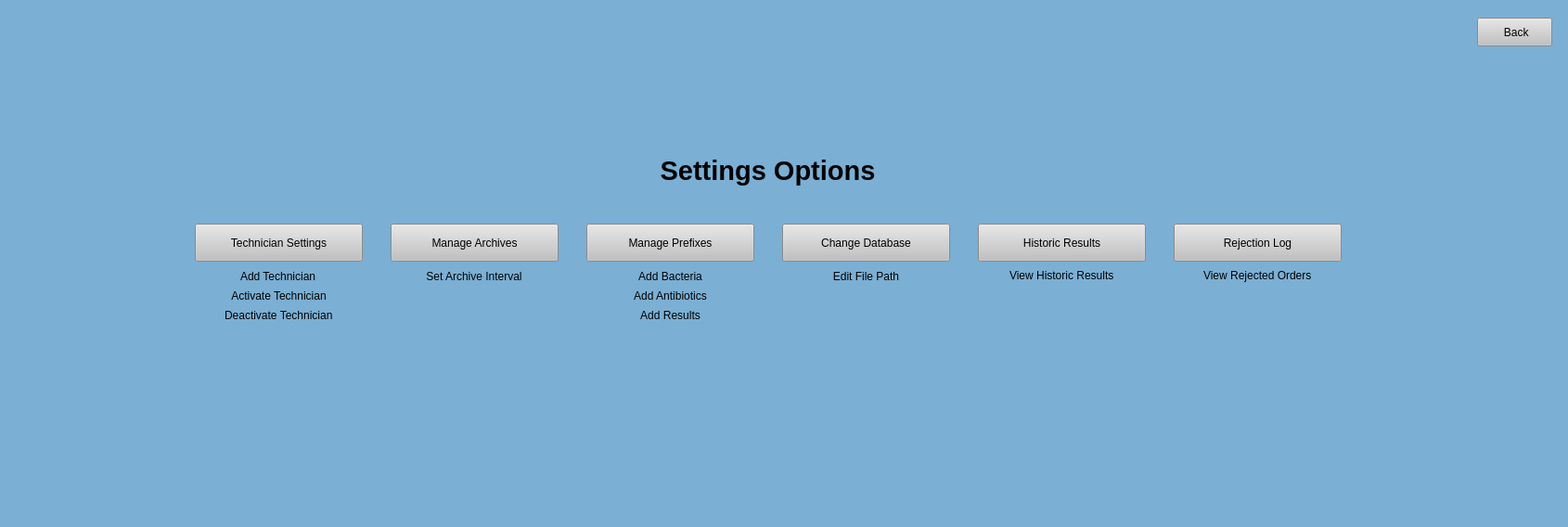
<?xml version="1.0" encoding="UTF-8"?>
<ui version="4.0">
 <class>MainWindow</class>
 <widget class="QMainWindow" name="MainWindow">
  <property name="geometry">
   <rect>
    <x>0</x>
    <y>0</y>
    <width>1690</width>
    <height>568</height>
   </rect>
  </property>
  <property name="sizePolicy">
   <sizepolicy hsizetype="Fixed" vsizetype="Fixed">
    <horstretch>0</horstretch>
    <verstretch>0</verstretch>
   </sizepolicy>
  </property>
  <property name="minimumSize">
   <size>
    <width>1410</width>
    <height>408</height>
   </size>
  </property>
  <property name="windowTitle">
   <string>MainWindow</string>
  </property>
  <property name="styleSheet">
   <string notr="true">background-color: rgb(123, 175, 212);</string>
  </property>
  <widget class="QWidget" name="centralwidget">
   <layout class="QGridLayout" name="gridLayout">
    <item row="10" column="1">
     <spacer name="verticalSpacer_2">
      <property name="orientation">
       <enum>Qt::Vertical</enum>
      </property>
      <property name="sizeType">
       <enum>QSizePolicy::MinimumExpanding</enum>
      </property>
      <property name="sizeHint" stdset="0">
       <size>
        <width>20</width>
        <height>0</height>
       </size>
      </property>
     </spacer>
    </item>
    <item row="1" column="1">
     <spacer name="horizontalSpacer">
      <property name="orientation">
       <enum>Qt::Horizontal</enum>
      </property>
      <property name="sizeType">
       <enum>QSizePolicy::MinimumExpanding</enum>
      </property>
      <property name="sizeHint" stdset="0">
       <size>
        <width>5</width>
        <height>20</height>
       </size>
      </property>
     </spacer>
    </item>
    <item row="1" column="2" alignment="Qt::AlignHCenter|Qt::AlignVCenter">
     <widget class="QPushButton" name="back">
      <property name="minimumSize">
       <size>
        <width>81</width>
        <height>31</height>
       </size>
      </property>
      <property name="maximumSize">
       <size>
        <width>81</width>
        <height>31</height>
       </size>
      </property>
      <property name="cursor">
       <cursorShape>PointingHandCursor</cursorShape>
      </property>
      <property name="styleSheet">
       <string notr="true">QPushButton:hover {
	 background-color: rgb(210, 210, 210);
}

QPushButton {
	background-color: rgb(193, 193, 193);
}</string>
      </property>
      <property name="text">
       <string> Back</string>
      </property>
     </widget>
    </item>
    <item row="1" column="3">
     <spacer name="horizontalSpacer_6">
      <property name="orientation">
       <enum>Qt::Horizontal</enum>
      </property>
      <property name="sizeType">
       <enum>QSizePolicy::Minimum</enum>
      </property>
      <property name="sizeHint" stdset="0">
       <size>
        <width>8</width>
        <height>5</height>
       </size>
      </property>
     </spacer>
    </item>
    <item row="3" column="1">
     <layout class="QVBoxLayout" name="verticalLayout" stretch="0,0,0">
      <property name="spacing">
       <number>0</number>
      </property>
      <property name="topMargin">
       <number>0</number>
      </property>
      <property name="bottomMargin">
       <number>0</number>
      </property>
      <item>
       <widget class="QLabel" name="label">
        <property name="text">
         <string>&lt;html&gt;&lt;head/&gt;&lt;body&gt;&lt;p align=&quot;center&quot;&gt;&lt;span style=&quot; font-size:22pt; font-weight:600;&quot;&gt;Settings Options&lt;/span&gt;&lt;/p&gt;&lt;/body&gt;&lt;/html&gt;</string>
        </property>
       </widget>
      </item>
      <item>
       <spacer name="verticalSpacer">
        <property name="orientation">
         <enum>Qt::Vertical</enum>
        </property>
        <property name="sizeType">
         <enum>QSizePolicy::Minimum</enum>
        </property>
        <property name="sizeHint" stdset="0">
         <size>
          <width>20</width>
          <height>40</height>
         </size>
        </property>
       </spacer>
      </item>
      <item>
       <layout class="QGridLayout" name="gridLayout_2">
        <property name="topMargin">
         <number>0</number>
        </property>
        <item row="3" column="1">
         <layout class="QVBoxLayout" name="verticalLayout_3">
          <property name="spacing">
           <number>6</number>
          </property>
          <property name="sizeConstraint">
           <enum>QLayout::SetDefaultConstraint</enum>
          </property>
          <property name="topMargin">
           <number>8</number>
          </property>
          <item alignment="Qt::AlignHCenter">
           <widget class="QLabel" name="label_12">
            <property name="minimumSize">
             <size>
              <width>0</width>
              <height>15</height>
             </size>
            </property>
            <property name="maximumSize">
             <size>
              <width>16777215</width>
              <height>15</height>
             </size>
            </property>
            <property name="text">
             <string>Add Technician</string>
            </property>
           </widget>
          </item>
          <item>
           <widget class="QLabel" name="label_13">
            <property name="minimumSize">
             <size>
              <width>0</width>
              <height>15</height>
             </size>
            </property>
            <property name="maximumSize">
             <size>
              <width>16777215</width>
              <height>15</height>
             </size>
            </property>
            <property name="text">
             <string>Activate Technician</string>
            </property>
            <property name="alignment">
             <set>Qt::AlignCenter</set>
            </property>
           </widget>
          </item>
          <item alignment="Qt::AlignHCenter">
           <widget class="QLabel" name="label_14">
            <property name="minimumSize">
             <size>
              <width>0</width>
              <height>15</height>
             </size>
            </property>
            <property name="maximumSize">
             <size>
              <width>16777215</width>
              <height>15</height>
             </size>
            </property>
            <property name="text">
             <string>Deactivate Technician</string>
            </property>
           </widget>
          </item>
          <item>
           <spacer name="verticalSpacer_6">
            <property name="orientation">
             <enum>Qt::Vertical</enum>
            </property>
            <property name="sizeHint" stdset="0">
             <size>
              <width>20</width>
              <height>40</height>
             </size>
            </property>
           </spacer>
          </item>
         </layout>
        </item>
        <item row="1" column="7">
         <widget class="QPushButton" name="changeDatabase">
          <property name="sizePolicy">
           <sizepolicy hsizetype="Fixed" vsizetype="Fixed">
            <horstretch>0</horstretch>
            <verstretch>0</verstretch>
           </sizepolicy>
          </property>
          <property name="minimumSize">
           <size>
            <width>181</width>
            <height>41</height>
           </size>
          </property>
          <property name="maximumSize">
           <size>
            <width>181</width>
            <height>41</height>
           </size>
          </property>
          <property name="cursor">
           <cursorShape>PointingHandCursor</cursorShape>
          </property>
          <property name="styleSheet">
           <string notr="true">QPushButton:hover {
	 background-color: rgb(210, 210, 210);
}

QPushButton {
	background-color: rgb(193, 193, 193);
}</string>
          </property>
          <property name="text">
           <string>Change Database</string>
          </property>
         </widget>
        </item>
        <item row="1" column="2" rowspan="3">
         <spacer name="horizontalSpacer_7">
          <property name="orientation">
           <enum>Qt::Horizontal</enum>
          </property>
          <property name="sizeType">
           <enum>QSizePolicy::Minimum</enum>
          </property>
          <property name="sizeHint" stdset="0">
           <size>
            <width>30</width>
            <height>15</height>
           </size>
          </property>
         </spacer>
        </item>
        <item row="1" column="4" rowspan="3">
         <spacer name="horizontalSpacer_5">
          <property name="orientation">
           <enum>Qt::Horizontal</enum>
          </property>
          <property name="sizeType">
           <enum>QSizePolicy::Minimum</enum>
          </property>
          <property name="sizeHint" stdset="0">
           <size>
            <width>30</width>
            <height>15</height>
           </size>
          </property>
         </spacer>
        </item>
        <item row="3" column="7">
         <layout class="QVBoxLayout" name="verticalLayout_2">
          <property name="topMargin">
           <number>8</number>
          </property>
          <item>
           <widget class="QLabel" name="label_20">
            <property name="minimumSize">
             <size>
              <width>0</width>
              <height>15</height>
             </size>
            </property>
            <property name="maximumSize">
             <size>
              <width>16777215</width>
              <height>15</height>
             </size>
            </property>
            <property name="text">
             <string>Edit File Path</string>
            </property>
            <property name="alignment">
             <set>Qt::AlignCenter</set>
            </property>
           </widget>
          </item>
          <item>
           <spacer name="verticalSpacer_9">
            <property name="orientation">
             <enum>Qt::Vertical</enum>
            </property>
            <property name="sizeHint" stdset="0">
             <size>
              <width>20</width>
              <height>40</height>
             </size>
            </property>
           </spacer>
          </item>
         </layout>
        </item>
        <item row="1" column="10" rowspan="3">
         <spacer name="horizontalSpacer_3">
          <property name="orientation">
           <enum>Qt::Horizontal</enum>
          </property>
          <property name="sizeType">
           <enum>QSizePolicy::Minimum</enum>
          </property>
          <property name="sizeHint" stdset="0">
           <size>
            <width>30</width>
            <height>20</height>
           </size>
          </property>
         </spacer>
        </item>
        <item row="3" column="5">
         <layout class="QVBoxLayout" name="verticalLayout_5">
          <property name="spacing">
           <number>6</number>
          </property>
          <property name="topMargin">
           <number>8</number>
          </property>
          <item>
           <widget class="QLabel" name="label_17">
            <property name="minimumSize">
             <size>
              <width>0</width>
              <height>15</height>
             </size>
            </property>
            <property name="maximumSize">
             <size>
              <width>16777215</width>
              <height>15</height>
             </size>
            </property>
            <property name="text">
             <string>Add Bacteria</string>
            </property>
            <property name="alignment">
             <set>Qt::AlignCenter</set>
            </property>
           </widget>
          </item>
          <item alignment="Qt::AlignHCenter|Qt::AlignVCenter">
           <widget class="QLabel" name="label_18">
            <property name="minimumSize">
             <size>
              <width>0</width>
              <height>15</height>
             </size>
            </property>
            <property name="maximumSize">
             <size>
              <width>16777215</width>
              <height>15</height>
             </size>
            </property>
            <property name="text">
             <string>Add Antibiotics</string>
            </property>
            <property name="alignment">
             <set>Qt::AlignCenter</set>
            </property>
           </widget>
          </item>
          <item alignment="Qt::AlignHCenter|Qt::AlignVCenter">
           <widget class="QLabel" name="label_19">
            <property name="minimumSize">
             <size>
              <width>0</width>
              <height>15</height>
             </size>
            </property>
            <property name="maximumSize">
             <size>
              <width>16777215</width>
              <height>15</height>
             </size>
            </property>
            <property name="text">
             <string>Add Results</string>
            </property>
            <property name="alignment">
             <set>Qt::AlignCenter</set>
            </property>
           </widget>
          </item>
          <item>
           <spacer name="verticalSpacer_8">
            <property name="orientation">
             <enum>Qt::Vertical</enum>
            </property>
            <property name="sizeType">
             <enum>QSizePolicy::Expanding</enum>
            </property>
            <property name="sizeHint" stdset="0">
             <size>
              <width>20</width>
              <height>40</height>
             </size>
            </property>
           </spacer>
          </item>
         </layout>
        </item>
        <item row="1" column="6" rowspan="3">
         <spacer name="horizontalSpacer_8">
          <property name="orientation">
           <enum>Qt::Horizontal</enum>
          </property>
          <property name="sizeType">
           <enum>QSizePolicy::Minimum</enum>
          </property>
          <property name="sizeHint" stdset="0">
           <size>
            <width>30</width>
            <height>20</height>
           </size>
          </property>
         </spacer>
        </item>
        <item row="1" column="0" rowspan="3">
         <spacer name="horizontalSpacer_2">
          <property name="orientation">
           <enum>Qt::Horizontal</enum>
          </property>
          <property name="sizeHint" stdset="0">
           <size>
            <width>40</width>
            <height>20</height>
           </size>
          </property>
         </spacer>
        </item>
        <item row="1" column="5" alignment="Qt::AlignLeft">
         <widget class="QPushButton" name="managePrefixes">
          <property name="sizePolicy">
           <sizepolicy hsizetype="Fixed" vsizetype="Fixed">
            <horstretch>0</horstretch>
            <verstretch>0</verstretch>
           </sizepolicy>
          </property>
          <property name="minimumSize">
           <size>
            <width>181</width>
            <height>41</height>
           </size>
          </property>
          <property name="maximumSize">
           <size>
            <width>181</width>
            <height>41</height>
           </size>
          </property>
          <property name="cursor">
           <cursorShape>PointingHandCursor</cursorShape>
          </property>
          <property name="styleSheet">
           <string notr="true">QPushButton:hover {
	 background-color: rgb(210, 210, 210);
}

QPushButton {
	background-color: rgb(193, 193, 193);
}</string>
          </property>
          <property name="text">
           <string>Manage Prefixes</string>
          </property>
         </widget>
        </item>
        <item row="1" column="3">
         <widget class="QPushButton" name="manageArchives">
          <property name="sizePolicy">
           <sizepolicy hsizetype="Fixed" vsizetype="Fixed">
            <horstretch>0</horstretch>
            <verstretch>0</verstretch>
           </sizepolicy>
          </property>
          <property name="minimumSize">
           <size>
            <width>181</width>
            <height>41</height>
           </size>
          </property>
          <property name="maximumSize">
           <size>
            <width>181</width>
            <height>41</height>
           </size>
          </property>
          <property name="cursor">
           <cursorShape>PointingHandCursor</cursorShape>
          </property>
          <property name="styleSheet">
           <string notr="true">QPushButton:hover {
	 background-color: rgb(210, 210, 210);
}

QPushButton {
	background-color: rgb(193, 193, 193);
}</string>
          </property>
          <property name="text">
           <string>Manage Archives</string>
          </property>
         </widget>
        </item>
        <item row="1" column="8" rowspan="3">
         <spacer name="horizontalSpacer_9">
          <property name="orientation">
           <enum>Qt::Horizontal</enum>
          </property>
          <property name="sizeType">
           <enum>QSizePolicy::Minimum</enum>
          </property>
          <property name="sizeHint" stdset="0">
           <size>
            <width>30</width>
            <height>20</height>
           </size>
          </property>
         </spacer>
        </item>
        <item row="3" column="9">
         <layout class="QVBoxLayout" name="verticalLayout_6">
          <property name="leftMargin">
           <number>0</number>
          </property>
          <property name="topMargin">
           <number>8</number>
          </property>
          <property name="rightMargin">
           <number>0</number>
          </property>
          <property name="bottomMargin">
           <number>0</number>
          </property>
          <item alignment="Qt::AlignHCenter">
           <widget class="QLabel" name="label_2">
            <property name="text">
             <string>View Historic Results</string>
            </property>
           </widget>
          </item>
          <item>
           <spacer name="verticalSpacer_10">
            <property name="orientation">
             <enum>Qt::Vertical</enum>
            </property>
            <property name="sizeHint" stdset="0">
             <size>
              <width>20</width>
              <height>40</height>
             </size>
            </property>
           </spacer>
          </item>
         </layout>
        </item>
        <item row="1" column="9">
         <widget class="QPushButton" name="historicResults">
          <property name="minimumSize">
           <size>
            <width>181</width>
            <height>41</height>
           </size>
          </property>
          <property name="maximumSize">
           <size>
            <width>181</width>
            <height>41</height>
           </size>
          </property>
          <property name="cursor">
           <cursorShape>PointingHandCursor</cursorShape>
          </property>
          <property name="styleSheet">
           <string notr="true">QPushButton:hover {
	 background-color: rgb(210, 210, 210);
}

QPushButton {
	background-color: rgb(193, 193, 193);
}</string>
          </property>
          <property name="text">
           <string>Historic Results</string>
          </property>
         </widget>
        </item>
        <item row="1" column="1" alignment="Qt::AlignRight|Qt::AlignVCenter">
         <widget class="QPushButton" name="technicianSettings">
          <property name="sizePolicy">
           <sizepolicy hsizetype="Fixed" vsizetype="Fixed">
            <horstretch>0</horstretch>
            <verstretch>0</verstretch>
           </sizepolicy>
          </property>
          <property name="minimumSize">
           <size>
            <width>181</width>
            <height>41</height>
           </size>
          </property>
          <property name="maximumSize">
           <size>
            <width>181</width>
            <height>41</height>
           </size>
          </property>
          <property name="cursor">
           <cursorShape>PointingHandCursor</cursorShape>
          </property>
          <property name="styleSheet">
           <string notr="true">QPushButton:hover {
	 background-color: rgb(210, 210, 210);
}

QPushButton {
	background-color: rgb(193, 193, 193);
}</string>
          </property>
          <property name="text">
           <string>Technician Settings</string>
          </property>
         </widget>
        </item>
        <item row="1" column="12" rowspan="3">
         <spacer name="horizontalSpacer_10">
          <property name="orientation">
           <enum>Qt::Horizontal</enum>
          </property>
          <property name="sizeHint" stdset="0">
           <size>
            <width>40</width>
            <height>20</height>
           </size>
          </property>
         </spacer>
        </item>
        <item row="1" column="11">
         <widget class="QPushButton" name="rejectionLog">
          <property name="minimumSize">
           <size>
            <width>181</width>
            <height>41</height>
           </size>
          </property>
          <property name="maximumSize">
           <size>
            <width>181</width>
            <height>41</height>
           </size>
          </property>
          <property name="cursor">
           <cursorShape>PointingHandCursor</cursorShape>
          </property>
          <property name="styleSheet">
           <string notr="true">QPushButton:hover {
	 background-color: rgb(210, 210, 210);
}

QPushButton {
	background-color: rgb(193, 193, 193);
}</string>
          </property>
          <property name="text">
           <string>Rejection Log</string>
          </property>
         </widget>
        </item>
        <item row="3" column="3">
         <layout class="QVBoxLayout" name="verticalLayout_4" stretch="0,0">
          <property name="spacing">
           <number>6</number>
          </property>
          <property name="topMargin">
           <number>8</number>
          </property>
          <item alignment="Qt::AlignHCenter|Qt::AlignVCenter">
           <widget class="QLabel" name="label_8">
            <property name="minimumSize">
             <size>
              <width>0</width>
              <height>15</height>
             </size>
            </property>
            <property name="maximumSize">
             <size>
              <width>16777215</width>
              <height>15</height>
             </size>
            </property>
            <property name="text">
             <string>Set Archive Interval</string>
            </property>
            <property name="alignment">
             <set>Qt::AlignCenter</set>
            </property>
           </widget>
          </item>
          <item>
           <spacer name="verticalSpacer_7">
            <property name="orientation">
             <enum>Qt::Vertical</enum>
            </property>
            <property name="sizeHint" stdset="0">
             <size>
              <width>20</width>
              <height>40</height>
             </size>
            </property>
           </spacer>
          </item>
         </layout>
        </item>
        <item row="5" column="0" colspan="13">
         <spacer name="verticalSpacer_4">
          <property name="orientation">
           <enum>Qt::Vertical</enum>
          </property>
          <property name="sizeType">
           <enum>QSizePolicy::Expanding</enum>
          </property>
          <property name="sizeHint" stdset="0">
           <size>
            <width>20</width>
            <height>40</height>
           </size>
          </property>
         </spacer>
        </item>
        <item row="3" column="11">
         <layout class="QVBoxLayout" name="verticalLayout_8">
          <property name="leftMargin">
           <number>0</number>
          </property>
          <property name="topMargin">
           <number>8</number>
          </property>
          <property name="rightMargin">
           <number>0</number>
          </property>
          <property name="bottomMargin">
           <number>0</number>
          </property>
          <item alignment="Qt::AlignHCenter">
           <widget class="QLabel" name="label_3">
            <property name="text">
             <string>View Rejected Orders</string>
            </property>
           </widget>
          </item>
          <item>
           <spacer name="verticalSpacer_11">
            <property name="orientation">
             <enum>Qt::Vertical</enum>
            </property>
            <property name="sizeHint" stdset="0">
             <size>
              <width>20</width>
              <height>40</height>
             </size>
            </property>
           </spacer>
          </item>
         </layout>
        </item>
       </layout>
      </item>
     </layout>
    </item>
    <item row="0" column="2">
     <spacer name="verticalSpacer_5">
      <property name="orientation">
       <enum>Qt::Vertical</enum>
      </property>
      <property name="sizeType">
       <enum>QSizePolicy::Minimum</enum>
      </property>
      <property name="sizeHint" stdset="0">
       <size>
        <width>5</width>
        <height>10</height>
       </size>
      </property>
     </spacer>
    </item>
    <item row="2" column="1">
     <spacer name="verticalSpacer_3">
      <property name="orientation">
       <enum>Qt::Vertical</enum>
      </property>
      <property name="sizeType">
       <enum>QSizePolicy::MinimumExpanding</enum>
      </property>
      <property name="sizeHint" stdset="0">
       <size>
        <width>20</width>
        <height>0</height>
       </size>
      </property>
     </spacer>
    </item>
    <item row="3" column="0">
     <spacer name="horizontalSpacer_4">
      <property name="orientation">
       <enum>Qt::Horizontal</enum>
      </property>
      <property name="sizeType">
       <enum>QSizePolicy::Minimum</enum>
      </property>
      <property name="sizeHint" stdset="0">
       <size>
        <width>60</width>
        <height>20</height>
       </size>
      </property>
     </spacer>
    </item>
   </layout>
  </widget>
  <widget class="QMenuBar" name="menubar">
   <property name="geometry">
    <rect>
     <x>0</x>
     <y>0</y>
     <width>1690</width>
     <height>21</height>
    </rect>
   </property>
  </widget>
  <widget class="QStatusBar" name="statusbar"/>
 </widget>
 <resources/>
 <connections/>
</ui>
